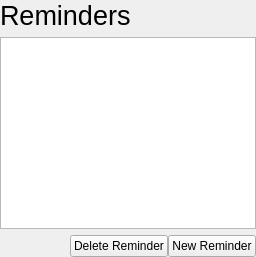
             <widget class="QWidget" name="page_10">
              <property name="autoFillBackground">
               <bool>true</bool>
              </property>
              <layout class="QVBoxLayout" name="verticalLayout_27">
               <property name="leftMargin">
                <number>0</number>
               </property>
               <property name="topMargin">
                <number>0</number>
               </property>
               <property name="rightMargin">
                <number>0</number>
               </property>
               <property name="bottomMargin">
                <number>0</number>
               </property>
               <item>
                <widget class="QLabel" name="label_19">
                 <property name="font">
                  <font>
                   <pointsize>20</pointsize>
                  </font>
                 </property>
                 <property name="text">
                  <string>Reminders</string>
                 </property>
                </widget>
               </item>
               <item>
                <widget class="QListView" name="RemindersList">
                 <property name="editTriggers">
                  <set>QAbstractItemView::NoEditTriggers</set>
                 </property>
                 <property name="selectionBehavior">
                  <enum>QAbstractItemView::SelectRows</enum>
                 </property>
                 <property name="verticalScrollMode">
                  <enum>QAbstractItemView::ScrollPerPixel</enum>
                 </property>
                </widget>
               </item>
               <item>
                <layout class="QHBoxLayout" name="horizontalLayout_39">
                 <property name="spacing">
                  <number>0</number>
                 </property>
                 <property name="bottomMargin">
                  <number>0</number>
                 </property>
                 <item>
                  <spacer name="horizontalSpacer_4">
                   <property name="orientation">
                    <enum>Qt::Horizontal</enum>
                   </property>
                   <property name="sizeHint" stdset="0">
                    <size>
                     <width>40</width>
                     <height>20</height>
                    </size>
                   </property>
                  </spacer>
                 </item>
                 <item>
                  <widget class="QPushButton" name="ReminderDelete">
                   <property name="text">
                    <string>Delete Reminder</string>
                   </property>
                   <property name="icon">
                    <iconset theme="edit-delete">
                     <normaloff>.</normaloff>.</iconset>
                   </property>
                  </widget>
                 </item>
                 <item>
                  <widget class="QPushButton" name="ReminderNew">
                   <property name="text">
                    <string>New Reminder</string>
                   </property>
                   <property name="icon">
                    <iconset theme="list-add">
                     <normaloff>.</normaloff>.</iconset>
                   </property>
                  </widget>
                 </item>
                </layout>
               </item>
              </layout>
             </widget>
